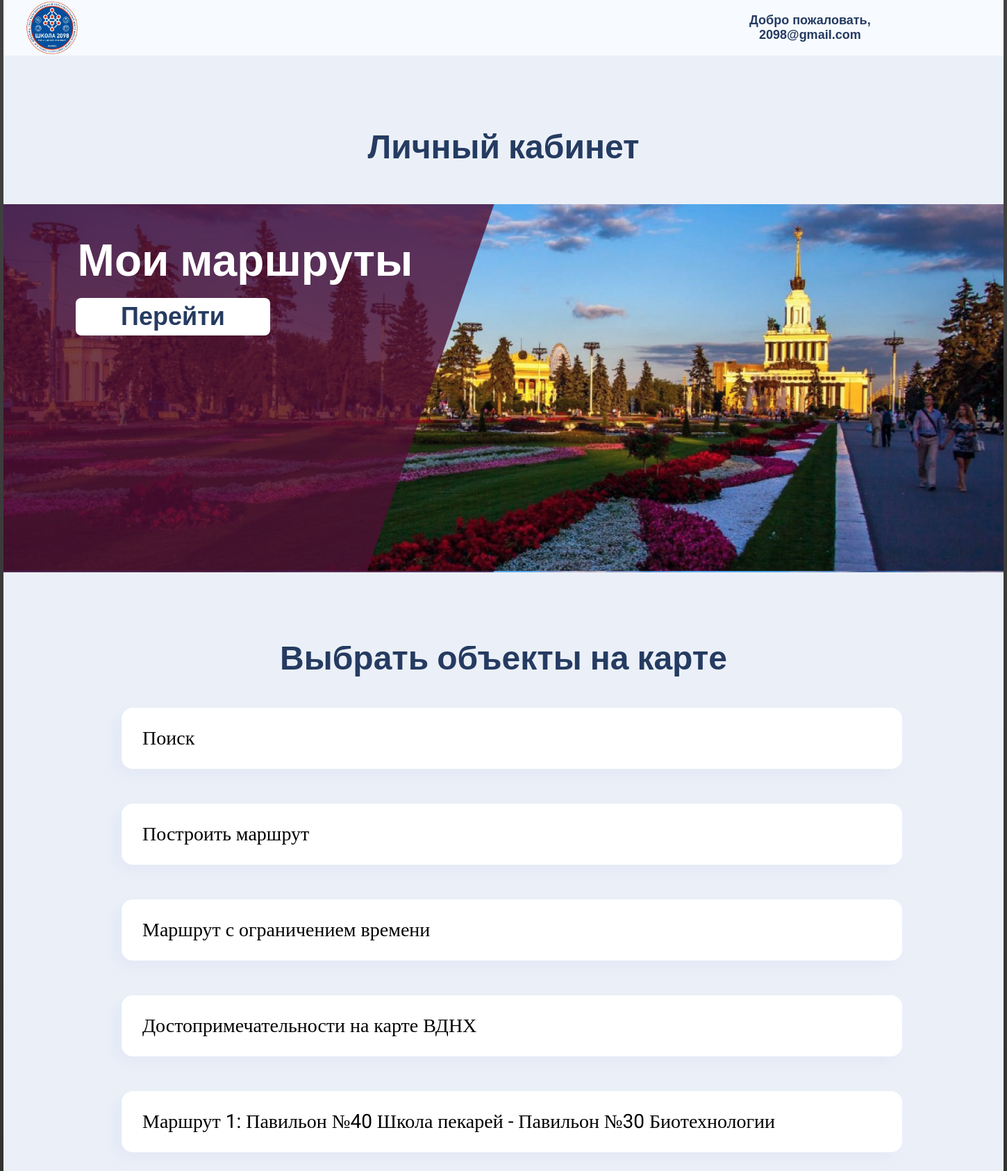
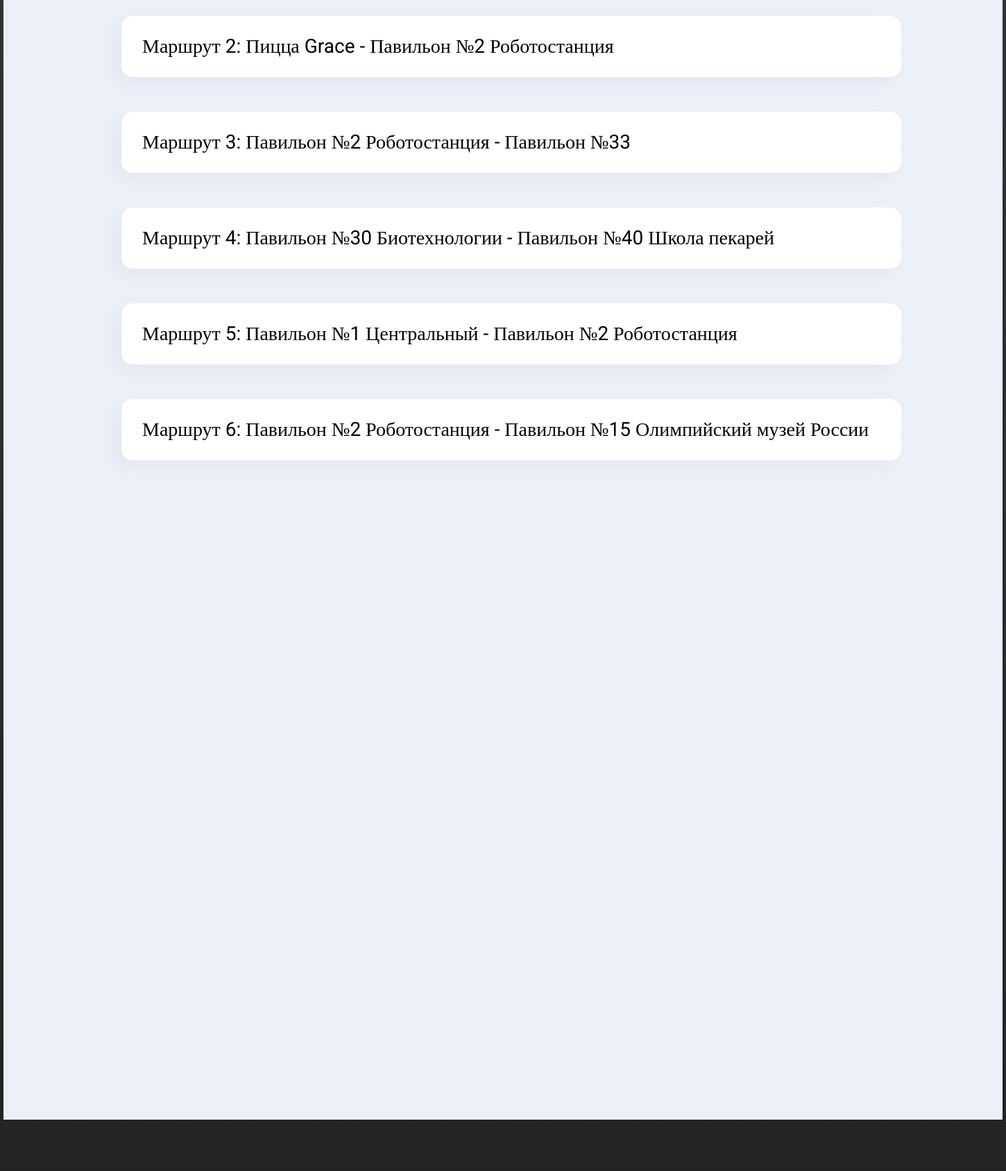
Screenshot of /index (signed in, upper part) with the database file from the repository (2 pictures, top to bottom).
### app.py (models this page shows, shortened)
class Users(db.Model):
    id = db.Column(db.Integer, primary_key=True)
    login = db.Column(db.String(20), unique=True)
    name = db.Column(db.String(20), nullable=False)
    email = db.Column(db.String(30), unique=True)
    password = db.Column(db.String(15), nullable=False)

class Static(db.Model):
    routeid = db.Column(db.Integer, primary_key=True)
    startpoint = db.Column(db.String(20), nullable=False)
    finishpoint = db.Column(db.String(20), nullable=False)
    userid = db.Column(db.Integer, db.ForeignKey('users.id'))

### app.py (the view)
@app.route("/", methods=['GET'])
@app.route("/index", methods=['GET'])
def index():
    staticroutes = []
    lk_block_dict = {'lk_block_1': ["Мои маршруты", "Перейти", 2, "menu_block_1", 1, url_for('favorites')],
                     'lk_block_2': ["История поиска", "Открыть", 1, "menu_block_2", 2, url_for('history')]}
    if request.method == 'GET':
        pass
    if session:
        staticroutes = [[route.startpoint, route.finishpoint, route.routeid] for route in Static.query.all() if route.userid == g.user.id]
    print(staticroutes)
    return render_template('index.html', title="Основная страница", option=lk_block_dict, staticroutes=staticroutes)

### app.py (called while the page is built)
@app.before_request
def before_request():
    if 'user_id' in session:
        user = [person for person in Users.query.all() if person.id == session['user_id']][0]
        g.user = user

### templates/index.html (shortened to what this page needs)
<!DOCTYPE html>
<html lang="en">
<head>
    <link type="text/css" href="{{ url_for('static', filename='css/style.css')}}" rel="stylesheet" />
</head>
<body>
    <header id="header">
        <div class="container">
            <div class="nav">
                <img class="schoollogo" src="/static/images/schoollogo.png" alt="логотип школы">
                {% if g.user %}
                    <button name="open-register-win" class="emailbutton">Добро пожаловать, <br>{{g.user.login}}</button>
                {% else %}
                <a href="/registration" class="regbutton">Регистрация</a>
                <img class="loginimage" src="/static/images/loginimage.jpg" alt="логин">
                <a href="/login" class="loginbutton">Войти</a>
                {% endif %}
            </div>
            {% if g.user %}
                {% for key, value in option.items() %}
                    <div id="{{key}}" class="{{key}}">
                        <h1 class="lk_block_title">Личный кабинет</h1>
                        <div class="{{value[3]}}">
                            <h1 class="menu_block_title">{{value[0]}}</h1>
                            <a href={{value[5]}}><button class="go_btn">{{value[1]}}</button></a>
                        </div>
                    </div>
                {% endfor %}
            {% endif %}
        </div>
    </header>
    <section>
        <div class="container2" id="container2">
            <h1>Выбрать объекты на карте</h1>
            <ul class="menupoints" id="menupoints">
                <li id="search"><p class="mainmenubtn">Поиск</p></li>
                <li id="newRoute"><p class="mainmenubtn">Построить маршрут</p></li>
                <li id="timeRoute"><p class="mainmenubtn">Маршрут с ограничением времени</p></li>
                <li id="placesofinterest"><p class="mainmenubtn">Достопримечательности на карте ВДНХ</p></li>
                {% if g.user %}
                    {% for elem in staticroutes %}
                        <li id="routeone" name="statics"><p id="mainmenubtn" class="mainmenubtn">Маршрут {{ elem[2] }}: {{elem[0]}} - {{elem[1]}}</p></li>
                    {% endfor %}
                {% endif %}
            </ul>
            <div id="map"></div>
        </div>
    </section>
</body>
</html>

### static/css/style.css (style rules this page uses)
body { margin: 0; background-color: #1E1E1E; background: linear-gradient(#424242, #1E1E1E); font-family: Roboto, sans-serif; }
header { margin: 0 auto; width: 1440px; background-color: #EBF0F8; }
.container { margin: 0 auto; width: 1440px; background-color: #EBF0F8; }
.nav { margin: 0 auto; background-color: #F7FBFF; height: 80px; display: flex; }
.schoollogo { margin: 0px 0px 0px 30px; width: 80px; height: 80px; transition: 1s; }
.emailbutton { padding: 0px; position: relative; text-decoration: none; color: #253B61; font-weight: 700; font-size: 18px; margin: 0px 0px 0px 964px; transition: 0.2s; border: 0px; background: hsla(253, 100%, 97%, 0); cursor: pointer; }
h1 { margin-top: 79px; color:#253B61; font-size: 48px; font-weight: 700; text-align: center; }
p { margin: 30px 61px 109px 47px; font-family: 'Roboto'; font-style: normal; font-weight: 400; font-size: 20px; line-height: 32px; color: #000000; text-align: justify; }
section { margin: 0 auto; width: 1440px; background-color: #F7FBFF; }
.container2 { margin: 0 auto; padding-top: 20px; width: 1440px; background-color: #EBF0F8; }
ul { list-style-type: none; margin: 0px auto; }
li { padding-left: 0px; padding-top: 0px; margin: 43px 158px 50px 130px; width: 1124px; height: 88px; background: #FFFFFF; box-shadow: -10px 9px 21px rgba(128, 152, 213, 0.074983); border-radius: 16px; font-family: 'Roboto', serif; font-style: normal; font-weight: 400; font-size: 20px; color: #000000; transition: 0.4s; transition-timing-function: ease-in-out; cursor: pointer; }
.mainmenubtn { position: absolute; font-family: 'Roboto', serif; margin-left: 30px; margin-top: 12px; font-style: normal; font-weight: 400; font-size: 28px; line-height: 64px; }
#map { margin: auto; padding-bottom: 100px; width: 1300px; height: 800px; border-radius: 16px; overflow: hidden; }
html, body { margin: 0px auto; width: 100%; height: 100%; background-color: #1E1E1E; }
.lk_block_1 { position: absolute; z-index: 2; width: 1440px; height: 800px; padding-top: 50px; margin: 0px auto; background-color: #EBF0F8; }
.lk_block_2 { position: absolute; z-index: 1; width: 1440px; height: 800px; padding-top: 50px; margin: 0px auto; background-color: #EBF0F8; }
.lk_block_title { margin-top: 50px; font-family: 'Roboto', sans-serif; font-style: normal; font-weight: 700; font-size: 48px; line-height: 64px; text-align: center; color: #253B61; clear: both; }
.menu_block_1 { margin-top: 50px; padding-top: 50px; background-image: url(/static/images/lk_block_1.png); width: 1440px; height: 530px; box-sizing: border-box; }
.menu_block_2 { margin-top: 50px; padding-top: 50px; background-image: url(/static/images/lk_block_2.png); width: 1440px; height: 530px; box-sizing: border-box; }
.menu_block_title { margin: 0px 848px 0px 104px; font-family: 'Roboto', sans-serif; font-style: normal; font-weight: 700; font-size: 64px; line-height: 64px; text-align: center; color: #FFFFFF; }
.go_btn { margin: 21px 1053px 0px 104px; width: 280px; height: 54px; background: #FFFFFF; border-radius: 8px; border: 0px; font-family: 'Roboto', sans-serif; font-style: normal; font-weight: 700; font-size: 36px; text-align: center; color: #253B61; cursor: pointer; transition: 0.2s; }

### rows the page displays
Users: user.login "2098@gmail.com"
Static: routeid "1", startpoint "Павильон №40 Школа пекарей", finishpoint "Павильон №30 Биотехнологии"
Static: finishpoint "2", startpoint "Пицца Grace", finishpoint "Павильон №2 Роботостанция"
Static: elem "3", startpoint "Павильон №2 Роботостанция", finishpoint "Павильон №33"
Static: routeid "4", startpoint "Павильон №30 Биотехнологии", finishpoint "Павильон №40 Школа пекарей"
Static: routeid "5", startpoint "Павильон №1 Центральный", finishpoint "Павильон №2 Роботостанция"
Static: routeid "6", startpoint "Павильон №2 Роботостанция", finishpoint "Павильон №15 Олимпийский музей России"

### other values shown
{{ value[0] }} "Мои маршруты"
{{ value[1] }} "Перейти"
